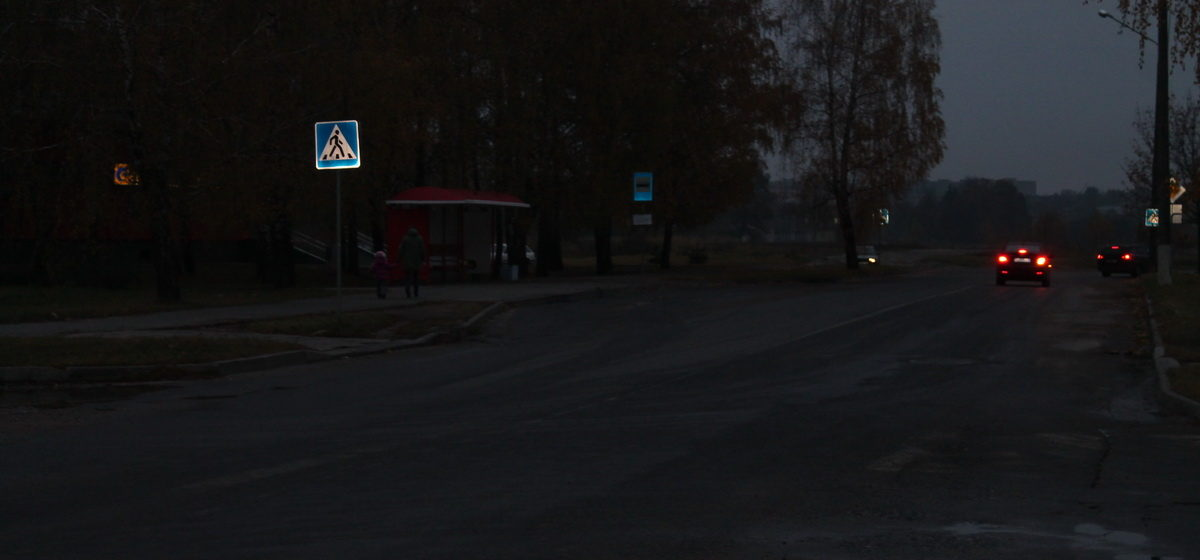
#> input picture mv.jpg, 1200 x 560 px
$ jupyter execute taks3.ipynb
#> lines starting #> are read from the running program, lines starting #| are printed output that depends on the picture
[cell 1]
import matplotlib.pyplot as plt
import matplotlib.image as img
from scipy import ndimage as nimg

pic = img.imread('mv.jpg')
#> pic is the input picture: shape (560, 1200, 3); mean R, G, B 22.7, 22.7, 24.2
gflt = nimg.median_filter(pic, 3)


fig = plt.figure(figsize=(15, 10))
plt.subplot(131)
plt.imshow(pic, cmap='gray')
plt.subplot(132)
plt.imshow(gflt, cmap='gray')
plt.subplot(133)
plt.imshow((pic - gflt), cmap='gray')

plt.show()
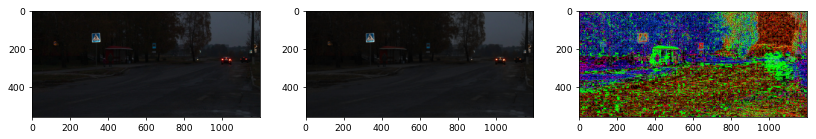
#> figure drawn by matplotlib, 3 panels
